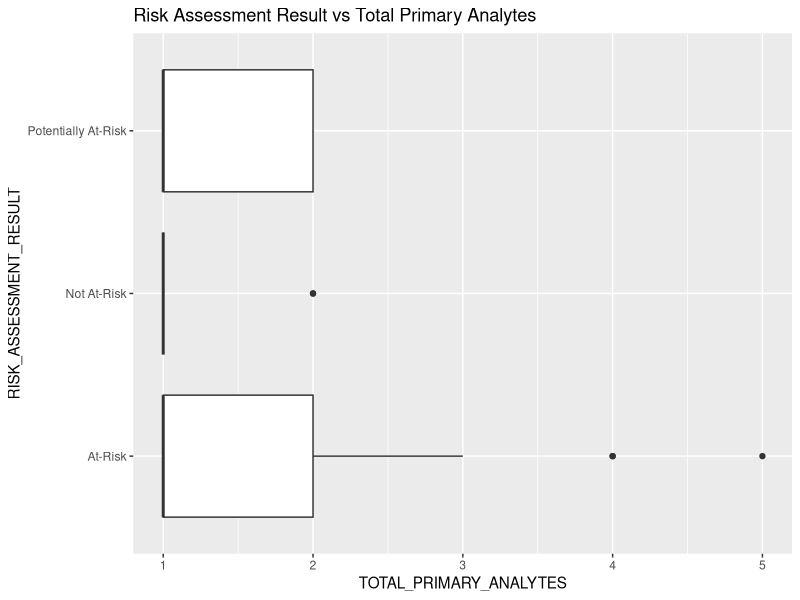
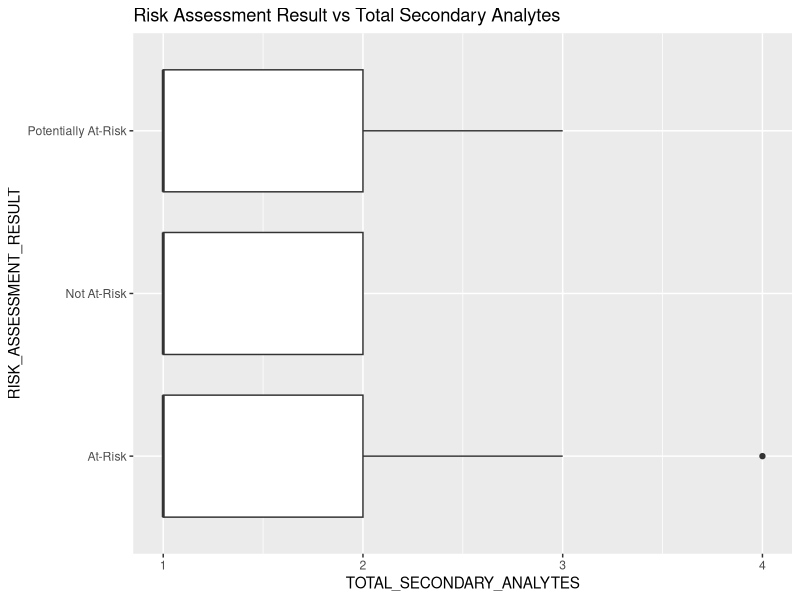
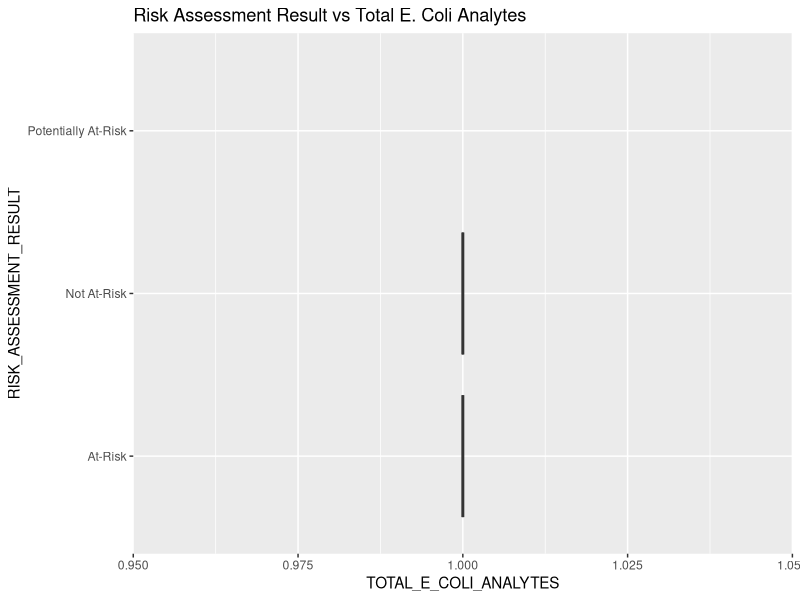
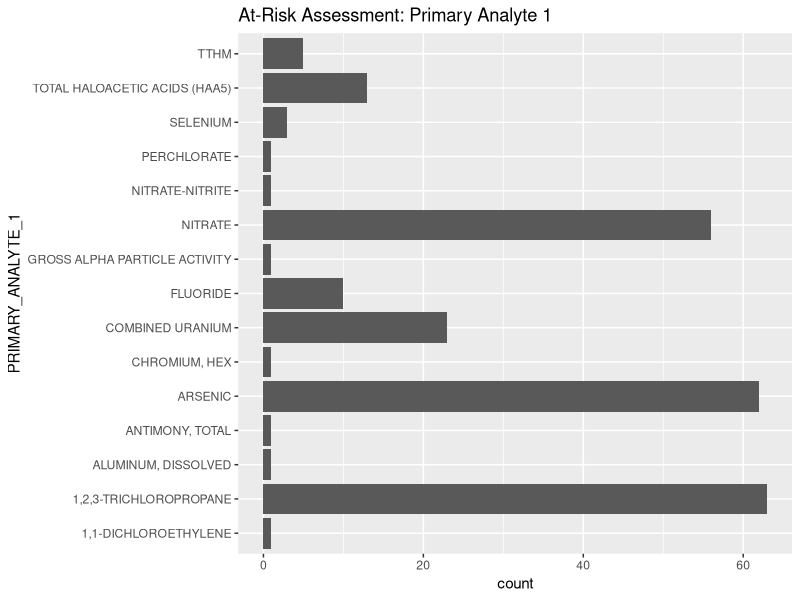
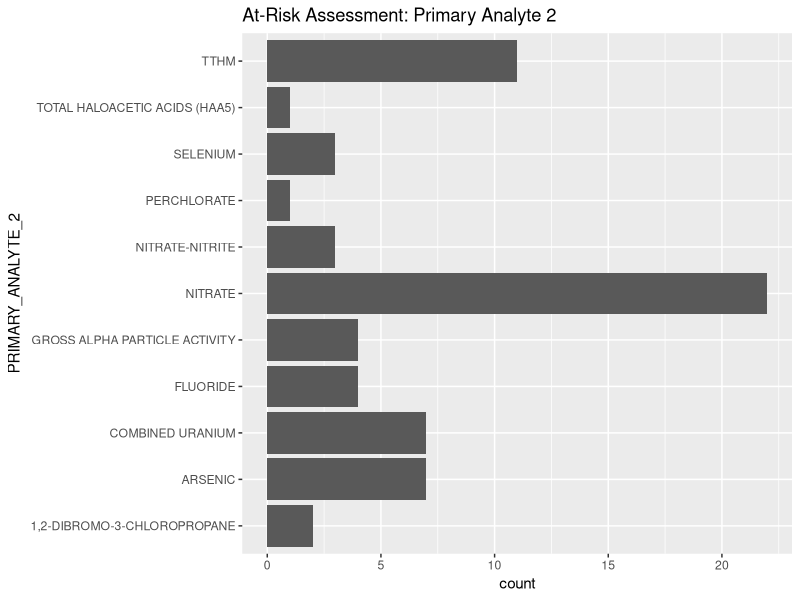
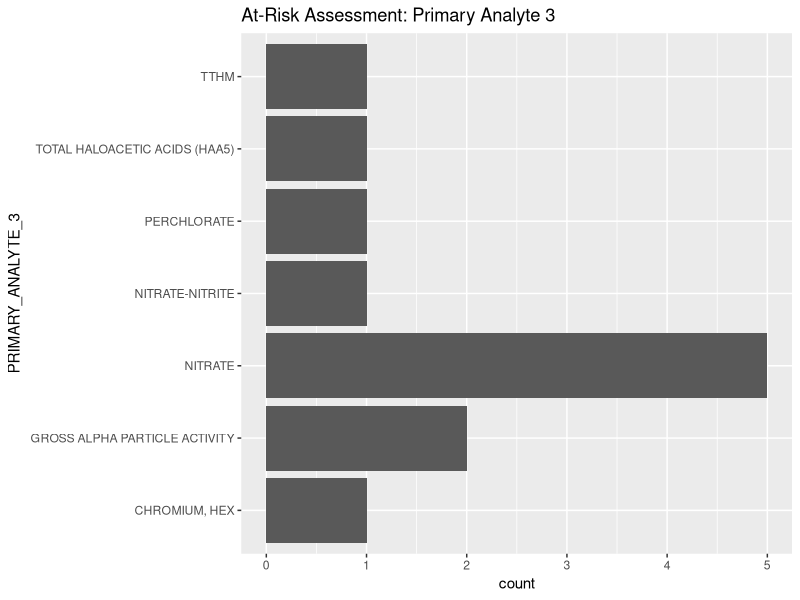
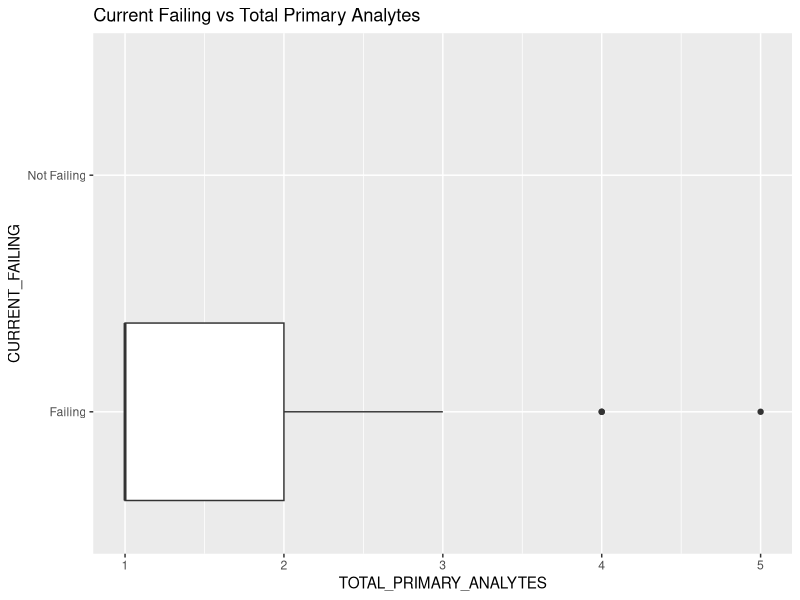
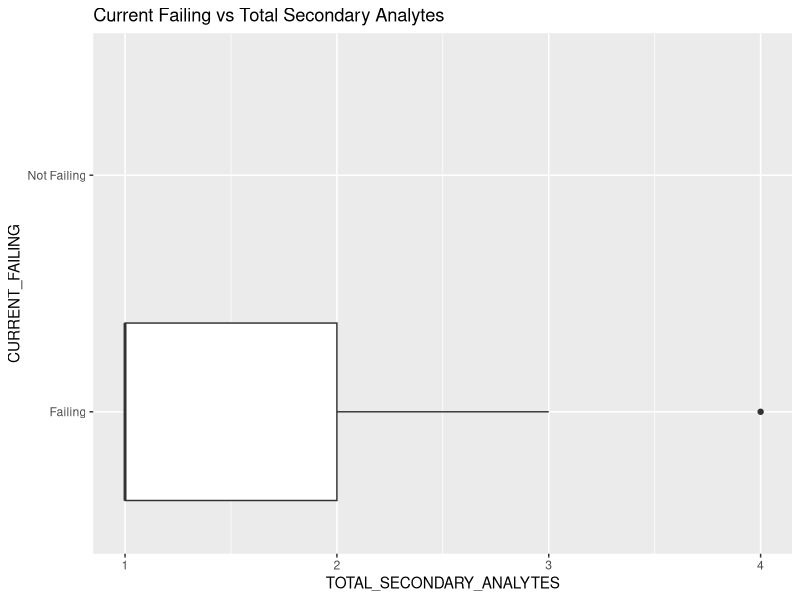

Generate these figures, in order, with R:
## ---- chunk 1
knitr::opts_chunk$set(echo = TRUE)
## ---- chunk 2
#load library
library(tidyverse)
library(ggplot2)
## ---- chunk 3
#load data
data <- read.csv("SAFER_RA_cleaned.csv")
## ---- chunk 4
#total primary analytes
data %>%
  filter(RISK_ASSESSMENT_RESULT != is.na(RISK_ASSESSMENT_RESULT)) %>%
  ggplot(mapping=aes(x = TOTAL_PRIMARY_ANALYTES, y = RISK_ASSESSMENT_RESULT))+
  geom_boxplot(na.rm = T)+
  labs(title = "Risk Assessment Result vs Total Primary Analytes")
## ---- chunk 5
#total secondary analytes
data %>%
  filter(RISK_ASSESSMENT_RESULT != is.na(RISK_ASSESSMENT_RESULT)) %>%
  ggplot(mapping=aes(x = TOTAL_SECONDARY_ANALYTES, y = RISK_ASSESSMENT_RESULT))+
  geom_boxplot(na.rm = T)+
  labs(title = "Risk Assessment Result vs Total Secondary Analytes")
## ---- chunk 6
#total e coli analytes
data %>%
  filter(RISK_ASSESSMENT_RESULT != is.na(RISK_ASSESSMENT_RESULT)) %>%
  ggplot(mapping=aes(x = TOTAL_E_COLI_ANALYTES, y = RISK_ASSESSMENT_RESULT))+
  geom_boxplot(na.rm = T)+
  labs(title = "Risk Assessment Result vs Total E. Coli Analytes")
## ---- chunk 7
data %>%
  filter(PRIMARY_ANALYTE_1 != is.na(PRIMARY_ANALYTE_1) 
         & RISK_ASSESSMENT_RESULT == "At-Risk") %>%
  ggplot(mapping=aes(x = PRIMARY_ANALYTE_1))+
  geom_bar(na.rm = T)+
  coord_flip()+
  labs(title = "At-Risk Assessment: Primary Analyte 1")
## ---- chunk 8
data %>%
  filter(PRIMARY_ANALYTE_2 != is.na(PRIMARY_ANALYTE_2) 
         & RISK_ASSESSMENT_RESULT == "At-Risk") %>%
  ggplot(mapping=aes(x = PRIMARY_ANALYTE_2))+
  geom_bar(na.rm = T)+
  coord_flip()+
  labs(title = "At-Risk Assessment: Primary Analyte 2")
## ---- chunk 9
data %>%
  filter(PRIMARY_ANALYTE_3 != is.na(PRIMARY_ANALYTE_3) 
         & RISK_ASSESSMENT_RESULT == "At-Risk") %>%
  ggplot(mapping=aes(x = PRIMARY_ANALYTE_3))+
  geom_bar(na.rm = T)+
  coord_flip()+
  labs(title = "At-Risk Assessment: Primary Analyte 3")
## ---- chunk 10
#total primary analytes
data %>%
  filter(CURRENT_FAILING != is.na(CURRENT_FAILING)) %>%
  ggplot(mapping=aes(x = TOTAL_PRIMARY_ANALYTES, y = CURRENT_FAILING))+
  geom_boxplot(na.rm = T)+
  labs(title = "Current Failing vs Total Primary Analytes")
## ---- chunk 11
#total secondary analytes
data %>%
  filter(CURRENT_FAILING != is.na(CURRENT_FAILING)) %>%
  ggplot(mapping=aes(x = TOTAL_SECONDARY_ANALYTES, y = CURRENT_FAILING))+
  geom_boxplot(na.rm = T)+
  labs(title = "Current Failing vs Total Secondary Analytes")
## ---- chunk 12
#total e coli analytes
data %>%
  filter(CURRENT_FAILING != is.na(CURRENT_FAILING)) %>%
  ggplot(mapping=aes(x = TOTAL_E_COLI_ANALYTES, y = CURRENT_FAILING))+
  geom_boxplot(na.rm = T)+
  labs(title = "Current Failing vs Total E. Coli Analytes")
